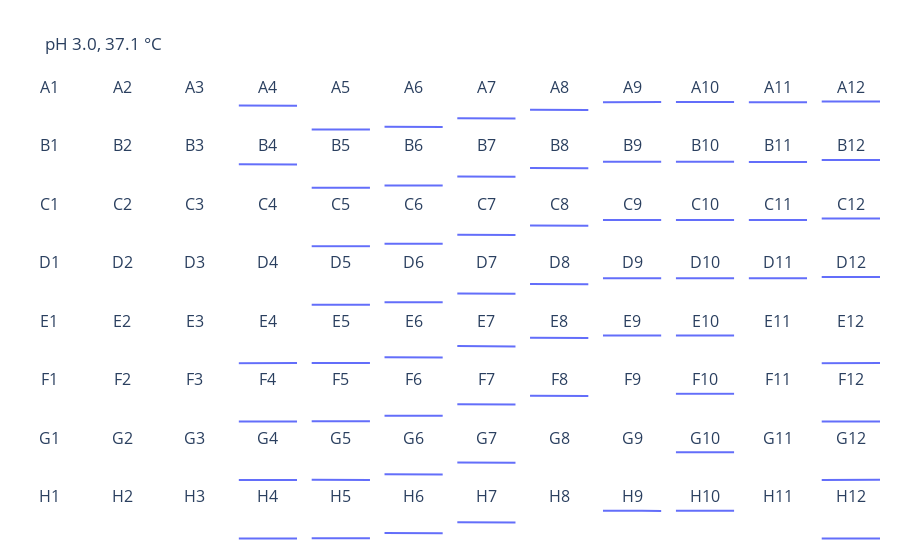

Notebook source saved alongside this figure:
### Markdown cell above
## Standard curve for ABTS radical

### Code cell
standard_plate = Plate.from_reader(
    reader=parse_magellan,
    path="laccase_kinetics/abtscorrelation_rawdata.xlsx",
    ph=3,
    wavelength=420,
)

standard_plate.visualize(wavelengths=420, zoom=False)
